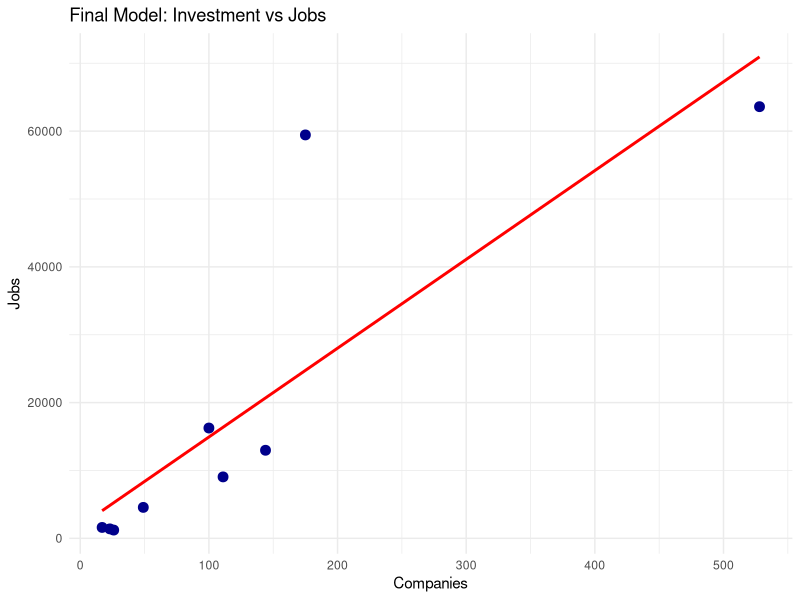

Write the R code that produced this figure.

#SETUP & LIBRARIES

install.packages("readxl")
install.packages("tidyverse")
library(readxl)
library(tidyverse)

# LOAD DATA 
df_countries <- read_excel("repartitionentreprisesetrangereparpays.xls", skip = 0)
df_jobs <- read_excel("emploientreprisesetrangere.xls", skip = 0)

#CLEAN DATA

final_map_data <- df_countries %>%
  rename(Sector = 1) %>%
  filter(!is.na(Sector)) %>%
  filter(Sector != "Total") %>%
  mutate(Sector = trimws(Sector)) %>% 
  pivot_longer(cols = -Sector, names_to = "Country", values_to = "Companies") %>%
  # KEEP ONLY DIGITS (0-9). Deletes spaces, text, symbols.
  mutate(Companies = as.numeric(gsub("[^0-9]", "", Companies)))

# Clean Jobs Data
final_jobs_data <- df_jobs %>%
  rename(Sector = 1) %>%
  select(Sector, `Totalement Exportatrices`, AUTRE) %>%
  filter(!is.na(Sector)) %>%
  filter(Sector != "Total") %>%
  mutate(Sector = trimws(Sector)) %>%
  pivot_longer(cols = -Sector, names_to = "Company_Type", values_to = "Jobs") %>%
  # KEEP ONLY DIGITS (0-9). 
  mutate(Jobs = as.numeric(gsub("[^0-9]", "", Jobs)))

# MERGE
stats_data <- final_map_data %>%
  group_by(Sector) %>%
  summarise(Total_Companies = sum(Companies, na.rm = TRUE)) %>%
  left_join(
    final_jobs_data %>% group_by(Sector) %>% summarise(Total_Jobs = sum(Jobs, na.rm = TRUE)),
    by = "Sector"
  )

#VERIFY DATA
print("DATA PREVIEW")
print(head(stats_data))



#Mean & Median
print(paste("Mean Jobs:", round(mean(stats_data$Total_Jobs, na.rm = TRUE), 2)))
print(paste("Median Jobs:", round(median(stats_data$Total_Jobs, na.rm = TRUE), 2)))

#Shapiro-Wilk Test (Normality)
tryCatch({
  print("Shapiro-Wilk Test:")
  print(shapiro.test(stats_data$Total_Jobs))
}, error = function(e) { print("Shapiro Test Error: Data might still be constant or too small.") })

#Correlation
cor_result <- cor(stats_data$Total_Companies, stats_data$Total_Jobs, use = "complete.obs")
print(paste("Correlation Coefficient:", round(cor_result, 4)))

#Linear Regression
model <- lm(Total_Jobs ~ Total_Companies, data = stats_data)
print("Linear Regression Summary:")
print(summary(model))

#Plot
ggplot(stats_data, aes(x = Total_Companies, y = Total_Jobs)) +
  geom_point(color = "darkblue", size = 3) +
  geom_smooth(method = "lm", color = "red", se = FALSE) +
  theme_minimal() +
  labs(title = "Final Model: Investment vs Jobs", x = "Companies", y = "Jobs")